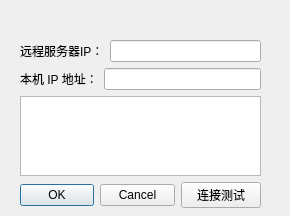
<?xml version="1.0" encoding="UTF-8"?>
<ui version="4.0">
 <class>login</class>
 <widget class="QDialog" name="login">
  <property name="geometry">
   <rect>
    <x>0</x>
    <y>0</y>
    <width>290</width>
    <height>216</height>
   </rect>
  </property>
  <property name="windowTitle">
   <string>Dialog</string>
  </property>
  <widget class="QWidget" name="layoutWidget">
   <property name="geometry">
    <rect>
     <x>20</x>
     <y>40</y>
     <width>241</width>
     <height>168</height>
    </rect>
   </property>
   <layout class="QVBoxLayout" name="verticalLayout_2">
    <item>
     <layout class="QVBoxLayout" name="verticalLayout">
      <item>
       <layout class="QHBoxLayout" name="horizontalLayout">
        <item>
         <widget class="QLabel" name="label">
          <property name="text">
           <string>远程服务器IP：</string>
          </property>
         </widget>
        </item>
        <item>
         <widget class="QLineEdit" name="serverIPLineEdit"/>
        </item>
       </layout>
      </item>
      <item>
       <layout class="QHBoxLayout" name="horizontalLayout_2">
        <item>
         <widget class="QLabel" name="label_2">
          <property name="text">
           <string>本机 IP 地址：</string>
          </property>
         </widget>
        </item>
        <item>
         <widget class="QLineEdit" name="LocalIPLineEdit"/>
        </item>
       </layout>
      </item>
     </layout>
    </item>
    <item>
     <widget class="QPlainTextEdit" name="errorLog"/>
    </item>
    <item>
     <spacer name="verticalSpacer">
      <property name="orientation">
       <enum>Qt::Vertical</enum>
      </property>
      <property name="sizeHint" stdset="0">
       <size>
        <width>20</width>
        <height>58</height>
       </size>
      </property>
     </spacer>
    </item>
    <item>
     <layout class="QHBoxLayout" name="horizontalLayout_3">
      <item>
       <widget class="QDialogButtonBox" name="buttonBox">
        <property name="orientation">
         <enum>Qt::Horizontal</enum>
        </property>
        <property name="standardButtons">
         <set>QDialogButtonBox::Cancel|QDialogButtonBox::Ok</set>
        </property>
       </widget>
      </item>
      <item>
       <widget class="QPushButton" name="linkTestBtn">
        <property name="text">
         <string>连接测试</string>
        </property>
       </widget>
      </item>
     </layout>
    </item>
   </layout>
  </widget>
 </widget>
 <resources/>
 <connections>
  <connection>
   <sender>buttonBox</sender>
   <signal>accepted()</signal>
   <receiver>login</receiver>
   <slot>accept()</slot>
   <hints>
    <hint type="sourcelabel">
     <x>248</x>
     <y>254</y>
    </hint>
    <hint type="destinationlabel">
     <x>157</x>
     <y>274</y>
    </hint>
   </hints>
  </connection>
  <connection>
   <sender>buttonBox</sender>
   <signal>rejected()</signal>
   <receiver>login</receiver>
   <slot>reject()</slot>
   <hints>
    <hint type="sourcelabel">
     <x>316</x>
     <y>260</y>
    </hint>
    <hint type="destinationlabel">
     <x>286</x>
     <y>274</y>
    </hint>
   </hints>
  </connection>
 </connections>
</ui>
